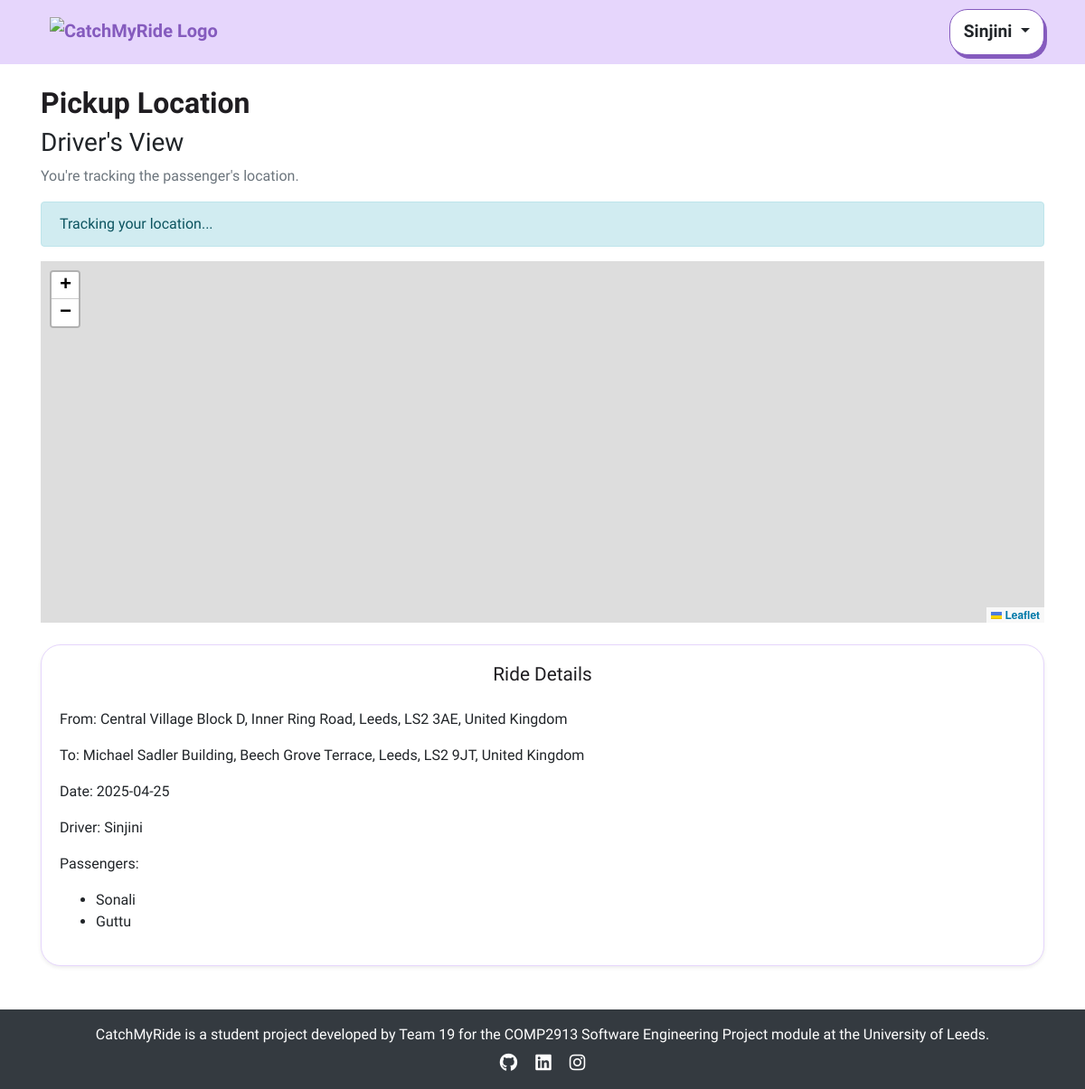
/view_pickup_commute/2/2025-04-25 (signed in), run on the app's committed database.
### app/models.py (models this page shows, shortened)
class User(db.Model, UserMixin):
    id = db.Column(db.Integer, primary_key=True)
    username = db.Column(db.String(100), unique=True, nullable=False)
    email = db.Column(db.String(150), unique=True, nullable=False)
    password_hash = db.Column(db.String(200), nullable=False)
    is_active = db.Column(db.Boolean, default=True) # to check if the user activation (user authentication)
    is_manager = db.Column(db.Boolean, default=False)
    published_rides = db.relationship('publish_ride', backref='driver', lazy=True)
    booked_rides = db.relationship('publish_ride', secondary=passenger_rides, backref='passengers')

class publish_ride(db.Model):
    id = db.Column(db.Integer, primary_key=True)
    driver_id = db.Column(db.Integer, db.ForeignKey('user.id'), nullable=False)
    driver_name = db.Column(db.String(100), nullable=False)  # Added Driver Name
    from_location = db.Column(db.String(200), nullable=False)
    to_location = db.Column(db.String(200), nullable=False)
    date_time = db.Column(db.DateTime, nullable=True)  # Now optional
    available_seats_per_date = db.Column(db.JSON, nullable=True)
    price_per_seat = db.Column(db.Float, nullable=False)
    category = db.Column(db.String(50), nullable=False)
    recurrence_dates = db.Column(db.String(255), nullable=True)
    commute_times = db.Column(db.String(255), nullable=True)  # Stores commute time slots
    is_available = db.Column(db.Boolean, default=True)
    status = db.Column(db.String(20), default="Booked")

### app/views.py (the view)
@app.route('/view_pickup_commute/<int:ride_id>/<date>', methods=['GET'])
@login_required
def view_pickup_commute(ride_id, date):
    ride = publish_ride.query.get_or_404(ride_id)
    driver = User.query.get(ride.driver_id)
    try:
        ride_date_obj = datetime.strptime(date, "%Y-%m-%d").date()
    except ValueError:
        return "<h3><strong>Invalid date format</strong></h3>", 400
    booking = book_ride.query.filter(
        book_ride.ride_id == ride_id,
        book_ride.user_id == current_user.id,
        db.func.date(book_ride.ride_date) == ride_date_obj
    ).first()
    is_passenger = booking is not None
    is_driver = ride.driver_id == current_user.id
    if is_driver:
        bookings = book_ride.query.filter(
            book_ride.ride_id == ride_id,
            db.func.date(book_ride.ride_date) == ride_date_obj
        ).all()
        ride_status = "Booked"  # default status
        for b in bookings:
            if b.status == "ongoing":
                ride_status = "ongoing"
                break
            elif b.status == "done":
                ride_status = "done"
    elif is_passenger:
        ride_status = booking.status if booking else "Booked" # directly from passenger's booking
    else:
        return "<h3><strong>Unauthorized access to this ride</strong></h3>", 403
    passenger_names = []
    if is_driver:
        bookings = book_ride.query.filter(
            book_ride.ride_id == ride_id,
            db.func.date(book_ride.ride_date) == ride_date_obj,
            not_(book_ride.status == "Canceled")
        ).all()
        passenger_names = [User.query.get(b.user_id).username for b in bookings]
    template = "pickup_driver.html" if is_driver else "pickup_passenger.html"
    return render_template(
        template,
        ride_id=ride_id,
        ride_date=date,
        ride=ride,
        driver_name=driver.username,
        passenger_names=passenger_names,
        ride_status=ride_status
    )

### app/views.py (called while the page is built)
@app.before_request
def check_redirect_after_login():
    if 'redirect_after_login' in session and current_user.is_authenticated:
        redirect_path = session.pop('redirect_after_login')
        return redirect(redirect_path)

@login_manager.user_loader
def load_user(user_id):
    return User.query.get(int(user_id))

@app.context_processor
def inject_user():
    return dict(user=current_user)

### app/templates/pickup_driver.html (shortened to what this page needs)
{% extends 'base.html' %}
{% block content %}
<div class="container mt-4">
    <h2><strong>Pickup Location</strong></h2>
    <h3>Driver's View</h3>
    <p class="text-muted">You're tracking the passenger's location.</p>
    <p id="status-message" class="alert alert-info">Tracking your location...</p>
    <div id="map" style="height: 400px;"></div>
    <div class="card mt-4 shadow-sm">
        <div class="card-body">
            <h4 class="card-title">Ride Details</h4>
            <p><strong>From:</strong> {{ ride.from_location }}</p>
            <p><strong>To:</strong> {{ ride.to_location }}</p>
            <p><strong>Date:</strong> {{ ride_date }}</p>
            <p><strong>Driver:</strong> {{ driver_name }}</p>
            {% if passenger_name %}
                <p><strong>Passenger:</strong> {{ passenger_name }}</p>
            {% elif passenger_names %}
                <p><strong>Passengers:</strong></p>
                <ul>
                    {% for name in passenger_names %}
                        <li>{{ name }}</li>
                    {% endfor %}
                </ul>
            {% else %}
                <p class="text-muted">No passengers assigned yet.</p>
            {% endif %}
        </div>
    </div>
</div>
{% endblock %}

### app/templates/base.html (shortened to what this page needs)
<!DOCTYPE html>
<html lang="en">
<head>
    <link rel="stylesheet" href="https://stackpath.bootstrapcdn.com/bootstrap/4.2.1/css/bootstrap.min.css">
    <link rel="stylesheet" href="{{ url_for('static', filename='style.css') }}">
    <link rel="stylesheet" href="https://cdnjs.cloudflare.com/ajax/libs/font-awesome/6.0.0-beta3/css/all.min.css">
    <link href='https://unpkg.com/boxicons@2.1.4/css/boxicons.min.css' rel='stylesheet'>
    <link rel="stylesheet" href="https://cdn.jsdelivr.net/npm/flatpickr/dist/flatpickr.min.css">
    <link rel="stylesheet" href="https://unpkg.com/leaflet/dist/leaflet.css" />
    <link rel="stylesheet" href="https://unpkg.com/leaflet.markercluster/dist/MarkerCluster.css" />
    <link rel="stylesheet" href="https://unpkg.com/leaflet.markercluster/dist/MarkerCluster.Default.css" />
</head>
<body class="{% block body_class %}{% endblock %}">
    <div class="flex-wrapper">
    <nav class="navbar">
        <div class="container navbar-container d-flex align-items-baseline justify-content-between">
            <a class="navbar-brand navbar-logo" href="/" aria-label="Catch My Ride Logo" title="Go to home page">
                <img src="https://res.cloudinary.com/dpar2oaev/image/upload/v1745328859/330533dc-5ec6-4b41-a5c8-143db92afdf2.png"
                     alt="CatchMyRide Logo"
                     class="logo-img">
            </a>
            <div class="dropdown">
                {% if user.is_authenticated %}
                    <button class="btn btn-base btn-profile dropdown-toggle" type="button" id="profileDropdown" data-bs-toggle="dropdown" aria-haspopup="true" aria-expanded="false">
                        {{ user.username }}
                    </button>
                {% endif %}
            </div>
        </div>
    </nav>
    <main>
        {% block content %}{% endblock %}
    </main>
    <footer class="bg-dark text-white text-center py-3 mt-5">
        <div class="container">
            <p class="mb-0">
                CatchMyRide is a student project developed by Team 19 for the COMP2913 Software Engineering Project module at the University of Leeds.
            </p>
            <div class="social-links mt-2">
                <a href="https://github.com/COMP2913-24-25/software-engineering-project-team-19/wiki" class="text-white mx-2"><i class="fa-brands fa-github fa-lg"></i></a>
                <a href="https://www.linkedin.com/school/university-of-leeds/posts/?feedView=all" class="text-white mx-2"><i class="fa-brands fa-linkedin fa-lg"></i></a>
                <a href="https://www.instagram.com/universityofleeds/" class="text-white mx-2"><i class="fa-brands fa-instagram fa-lg"></i></a>
            </div>
        </div>
    </footer>
</body>
</html>

### app/static/style.css (style rules this page uses)
html { scroll-behavior: smooth; }
body { margin: 0; background-color: #fff; font-family: "Oxanium", serif; font-weight: 300; }
h2 { font-family: 'Shrikhand', serif; color: #1f1d21; }
i { font-size: 1.2rem; }
a { color: #855bbe; font-weight: bold; text-decoration: none; transition: color 0.3s ease-in-out; }
.navbar .container { display: flex; flex-direction: row; align-items: center; justify-content: space-between; }
.navbar { background-color: #e6d6fc; text-align: center; padding: 10px 0; }
.logo-img { height: 100px; max-height: 70px; object-fit: contain; margin-left: 10px; }
.btn-base { padding: 10px 15px; border-radius: 23px; font-weight: bold; transition: all 0.2s ease-in-out; background-color: white; color: var(--text-color); border: 1px solid var(--border-color); box-shadow: 3px 4px 0px var(--shadow-color); }
.btn-profile { --color: #1f1d21; --border-color: #855bbe; --bg-color: #e6d6fc; --shadow-color: #855bbe; font-size: 1.2rem; border-radius: 20px; }
.card { border-radius: 22px; border-color: #e6d6fc; box-shadow: 5px 6px 0px #855bbe; transition: transform 0.2s ease-in-out; }
.card-title { font-weight: 400; color: #1f1d21; text-align: center; font-size: 1.3rem; margin-bottom: 25px; }
#map { height: 400px; width: 100%; }

### data on the page
User: username "Sinjini"
publish_ride: from_location "Central Village Block D, Inner Ring Road, Leeds, LS2 3AE, United Kingdom", to_location "Michael Sadler Building, Beech Grove Terrace, Leeds, LS2 9JT, United Kingdom"
User: username "Sonali"
User: username "Guttu"

### other printed values
{{ ride_date }} "2025-04-25"
